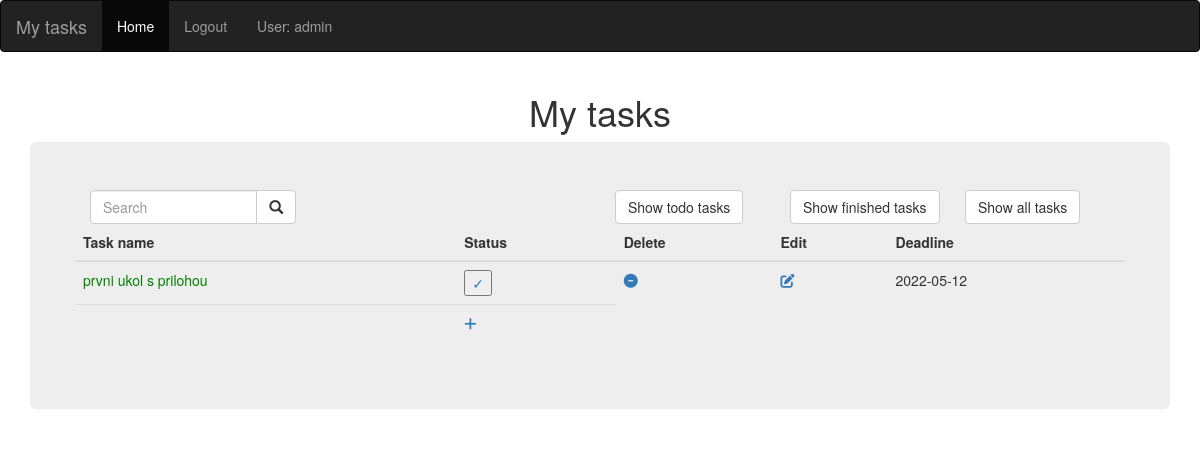
Page /show_finished (signed in) on the committed database.
### main.py (models this page shows, shortened)
class User(UserMixin, db.Model):
    __tablename__ = "users"
    id = db.Column(db.Integer, primary_key=True)
    username = db.Column(db.String(20), unique=True, nullable=False)
    email = db.Column(db.String(120), unique=True, nullable=False)
    password = db.Column(db.String(60), nullable=False)

class Task(db.Model):
    __tablename__ = "tasks"
    id = db.Column(db.Integer, primary_key=True)
    user_id = db.Column(db.Integer, db.ForeignKey("users.id"))
    title = db.Column(db.String(500), unique=True, nullable=False)
    description = db.Column(db.String(500), nullable=False)
    status = db.Column(db.String(20), nullable=False)
    deadline = db.Column(db.String(30), nullable=False)
    file_path = db.Column(db.String(250), nullable=False)

### main.py (the view)
@app.route('/show_finished', methods=["GET", "POST"])
def show_finished():
    all_tasks = db.session.query(Task).all()
    finished_tasks = [task for task in all_tasks if task.status == "✓"]
    return render_template("index.html", tasks=finished_tasks,
                           current_user=current_user)

### main.py (called while the page is built)
@login_manager.user_loader
def load_user(user_id):
    return User.query.get(int(user_id))

### templates/index.html
{% extends "base.html" %}
{% block content %}
<div class="row">
    <div class="col-sm-6">
        <form action="" method="POST">
            <div class="input-group col-xs-5">
                <input type="text" class="form-control" placeholder="Search" name="search">
                <div class="input-group-btn">
                    <button class="btn btn-default" type="submit">
                        <i class="glyphicon glyphicon-search"></i>
                    </button>
                </div>
            </div>
        </form>
    </div>
    <div class="col-sm-2">
        <form action="/show_todo" method="POST">
            <button class="btn btn-default" type="submit">
                Show todo tasks
            </button>
        </form>
    </div>
    <div class="col-sm-2">
        <form action="/show_finished" method="POST">
            <button class="btn btn-default" type="submit">
                Show finished tasks
            </button>
        </form>
    </div>
    <div class="col-sm-2">
        <a href="{{ url_for('home')}}">
            <button class="btn btn-default" type="submit">
                Show all tasks
            </button>
        </a>
    </div>
    <table class="table">
        <thead>
        <tr>
            <th scope="col">Task name</th>
            <th scope="col">Status</th>
            <th scope="col">Delete</th>
            <th scope="col">Edit</th>
            <th scope="col">Deadline</th>
        </tr>
        </thead>
        <tbody>
        {% for task in tasks %}
        <tr>
            <td>
                {% if task.status=="✓": %}
                <a href="{{ url_for('detail', id=task.id) }}" style="color: green">
                    {{task.title}}</a>
                {% else:%}
                <a href="{{ url_for('detail', id=task.id) }}" style="color: black">
                    {{task.title}}</a>
                {% endif %}
            </td>
            <td>
                <a href="{{ url_for('status', id=task.id) }}">
                    <button class="">{{task.status}}</button>
                </a>
            </td>
            <td>
                <a href="{{ url_for('delete', id=task.id) }}"><i class="fa-solid fa-circle-minus "></i></a>
            </td>
            <td>
                <a href="{{ url_for('edit', id=task.id) }}"><i class="fa-solid fa-pen-to-square "></i></a>
            </td>
            <td>
                {{task.deadline}}
            </td>
        </tr>
        {% endfor %}
        <tr>
            <th>
            </th>
            <td>
                <a href="add"><i class="fa-solid fa-plus "></i></a>
            </td>
        </tr>
        </tbody>
    </table>
</div>
{% endblock %}

### templates/base.html (shortened to what this page needs)
<!DOCTYPE html>
<html lang="en">
<head>
    <link rel="stylesheet" href="static/styles.css">
    <link rel="stylesheet"
          href="https://maxcdn.bootstrapcdn.com/bootstrap/3.4.1/css/bootstrap.min.css">
</head>
<body class="my-bg">
<nav class="navbar navbar-inverse">
    <div class="container-fluid">
        <div class="navbar-header">
            <a class="navbar-brand" href="#">My tasks</a>
        </div>
        <ul class="nav navbar-nav">
            <li class="active"><a href="{{ url_for('home')}}">Home</a></li>
            {% if current_user.is_authenticated: %}
            <li><a href="{{ url_for('logout')}}">Logout</a></li>
            <li><a href="#">User: {{current_user.username}}</a></li>
            {% endif %}
        </ul>
    </div>
</nav>
<div class="container ">
    <h1 class="display-3" , style="text-align: center">My tasks</h1>
    <div class="jumbotron my-auto ">
        {% block content %}
        {% endblock %}
    </div>
</div>
</body>
</html>

### rows in the picture
User: username "admin"
Task: title "prvni ukol s prilohou", status "✓", deadline "2022-05-12"
